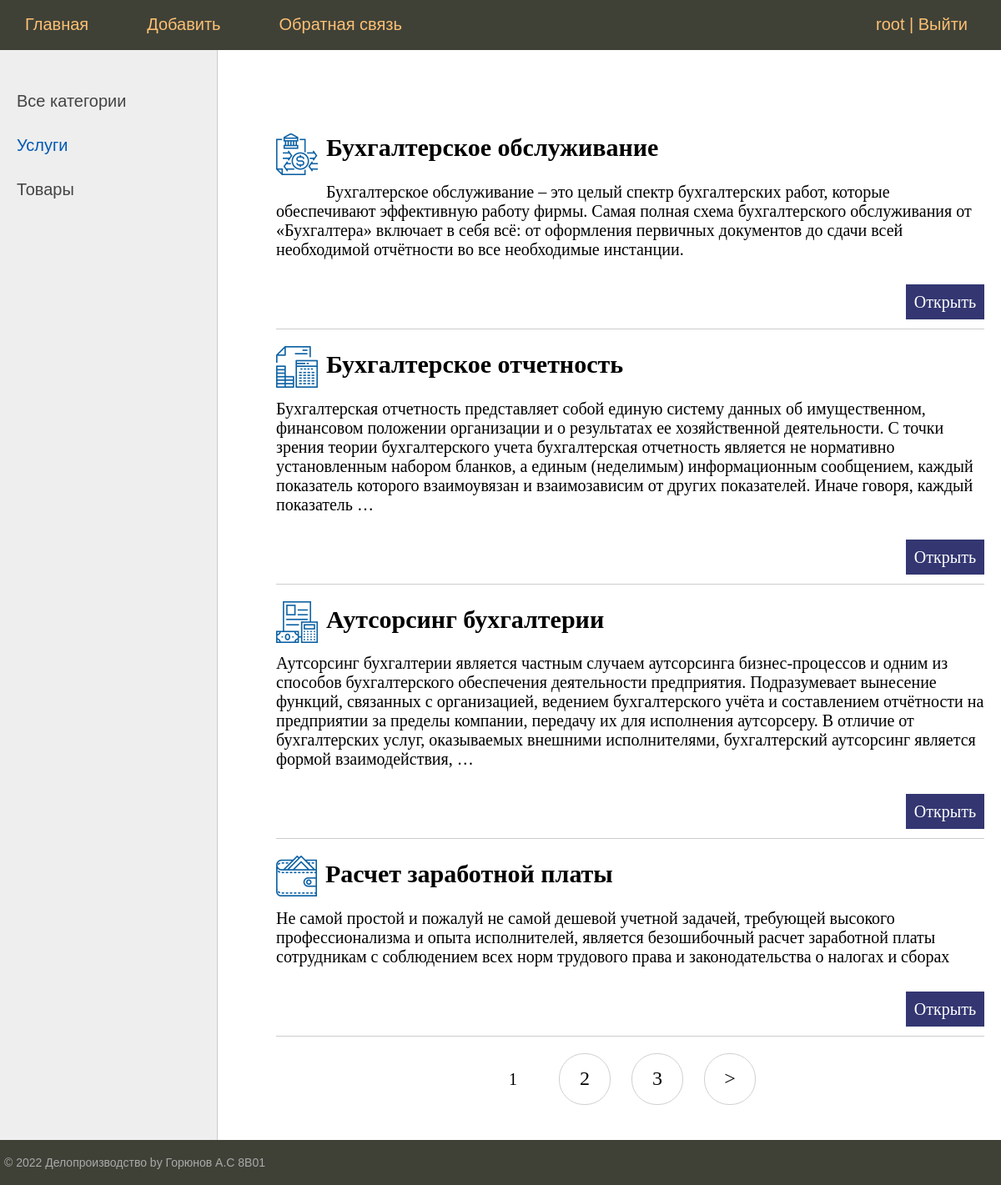
Screenshot of /category/uslugi/ (signed in) with the database file from the repository.
### officework/models.py (models this page shows, shortened)
class Category(models.Model):
    name = models.CharField(max_length=100, db_index=True)
    slug = models.SlugField(max_length=255, unique=True, db_index=True, verbose_name="URL")
    def __str__(self):
        return self.name
    def get_absolute_url(self):
        return reverse('category', kwargs={'cat_slug': self.slug})
    class Meta:
        ordering = ['id']

class Project(models.Model):
    author = models.ForeignKey(User, on_delete=models.CASCADE, verbose_name='Владелец записи', blank=True, null=True)
    title = models.CharField(max_length=255)
    slug = models.SlugField(max_length=255, unique=True, db_index=True, verbose_name="URL")
    content = models.TextField(blank=True)
    photo = models.ImageField(upload_to="photo/%Y/%m/%d/")
    time_create = models.DateTimeField(auto_now_add=True)
    time_update = models.DateTimeField(auto_now=True)
    is_published = models.BooleanField(default=True)
    cat = models.ForeignKey('Category', on_delete=models.PROTECT)
    def get_absolute_url(self):
        return reverse('post', kwargs={'post_slug': self.slug})

### officework/views.py (the view)
# urls.py: path('category/<slug:cat_slug>/', ProjectCategory.as_view(), name='category')
class ProjectCategory(DataMixin, ListView):
    model = Project
    template_name = 'officework/index.html'
    context_object_name = 'posts'
    allow_empty = False
    def get_queryset(self):
        return Project.objects.filter(cat__slug=self.kwargs['cat_slug'], is_published=True)
    def get_context_data(self, *, object_list=None, **kwargs):
        context = super().get_context_data(**kwargs)
        c_def = self.get_user_context(title='Категория - ' + str(context['posts'][0].cat),
                                      cat_selected=context['posts'][0].cat_id)
        return dict(list(context.items()) + list(c_def.items()))

### officework/templatetags/officework_tags.py (called while the page is built)
@register.inclusion_tag('officework/list_categories.html')
def show_categories(sort=None, cat_selected=0):
    if not sort:
        cats = Category.objects.all()
    else:
        cats = Category.objects.order_by(sort)
    return {"cats": cats, "cat_selected": cat_selected}

### officework/utils.py (called while the page is built)
    def get_user_context(self, **kwargs):
        context = kwargs
        user_menu = menu.copy()
        if (not self.request.user.is_superuser) and (not self.request.user.is_staff):
            user_menu.pop(1)
        cats = Category.objects.all()
        context['menu'] = user_menu
        context['cats'] = cats
        if 'cat_selected' not in context:
            context['cat_selected'] = 0
        return context

### officework/templates/officework/index.html (shortened to what this page needs)
{% extends 'officework/base.html' %}
{% block content %}
<ul class="list-articles">
	{% for p in posts %}
	{% if p.photo %}
	<p><img src="{{p.photo.url}}" class="img-article-left thumb"></p>
	{% endif %}
			<li><h2>{{p.title}}</h2>
	{% autoescape on %}
	{{p.content|linebreaks|truncatewords:50}}
	{% endautoescape %}
			<p class="link-read-post"><a href="{{ p.get_absolute_url }}">Открыть</a></p>
			</li>
	{% endfor %}
</ul>
{% endblock %}

### officework/templates/officework/base.html (shortened to what this page needs)
{% load static %}
{% load officework_tags %}
<!DOCTYPE html>
<html>
<head>
	<link type="text/css" href="{% static 'officework/css/styles.css' %}" rel="stylesheet" />
</head>
<body>
<table class="table-page" border=0 cellpadding="0" cellspacing="0">
<tr><td valign=top>
{% block mainmenu %}
		<div class="header">
			<ul id="mainmenu" class="mainmenu">
{% for m in menu %}
			<li><a href="{% url m.url_name %}">{{m.title}}</a></li>
{% endfor %}
				{% if request.user.is_authenticated %}
				<li class="last"> {{user.username}} | <a href="{% url 'logout' %}">Выйти</a></li>
				{% else %}
				<li class="last"><a href="{% url 'register' %}">Регистрация</a> | <a href="{% url 'login' %}">Войти</a></li>
				{% endif %}
			</ul>
		</div>
{% endblock mainmenu %}
<table class="table-content" border=0 cellpadding="0" cellspacing="0">
<tr>
	<td valign="top" class="left-chapters">
	<ul id="leftchapters">
{% if cat_selected == 0 %}
		<li class="selected">Все категории</li>
{% else %}
		<li><a href="{% url 'home' %}">Все категории</a></li>
{% endif %}
{% show_categories cat_selected=cat_selected %}
	</ul>
</td>
<td valign="top" class="content">
	<div class="content-text">
{% block content %}
{% endblock %}
{% if page_obj.has_other_pages %}
<nav class="list-pages">
    <ul>
        {% for p in paginator.page_range %}
		{% if page_obj.number == p %}
		<li class="page-num page-num-selected">{{ p }}</li>
		{% elif p >= page_obj.number|add:-2 and p <= page_obj.number|add:2  %}
        <li class="page-num">
            <a href="?page={{ p }}">{{ p }}</a>
        </li>
		{% endif %}
        {% endfor %}
		{% if page_obj.has_next %}
<li class="page-num">
	<a href="?page={{ page_obj.next_page_number }}">&gt;</a>
</li>
{% endif %}
    </ul>
</nav>
{% endif %}
	</div>
</td></tr></table>
</td></tr>
<tr><td valign=top>
	<div id="footer">
		<p>&copy; 2022 Делопроизводство by Горюнов А.С 8В01
</td></tr></table>
</body>
</html>

### officework/templates/officework/list_categories.html
{% for c in cats %}
		{% if c.pk == cat_selected %}
			<li class="selected">{{c.name}}</li>
		{% else %}
			<li><a href="{{ c.get_absolute_url }}">{{c.name}}</a></li>
		{% endif %}
{% endfor %}

### officework/static/officework/css/styles.css (style rules this page uses)
html, body { font-family: 'Arial'; margin: 0; padding: 0; height: 100%; width: 100%; color: #444; }
a { color: #0059b2; text-decoration: none; }
img { max-width: 600px; height: auto; }
img.img-article-left { max-width: 300px; height: auto; float: left; padding: 0 10px 10px 0; }
img.img-article-left.thumb { max-width: 150px; height: auto; }
p.link-read-post { text-align: right; }
p.link-read-post a { padding: 10px; min-width: 100px; background: #333671; color: #fff; text-decoration: none; }
ul.list-articles { list-style: none; margin: 0; padding: 0; }
ul.list-articles li { border-bottom: 1px solid #ccc; }
.table-page { width: 100%; height: 100%; vertical-align: top; }
.table-page tr { height: 100%; }
.header { background: #3F4137; height: 60px; }
ul.mainmenu { list-style: none; margin: 0; padding: 0; height: 60px; color: #fdc073; font-size: 20px; overflow: hidden; }
ul.mainmenu li { float: left; margin: 18px 40px 0 30px; }
ul.mainmenu li.last { float: right; }
ul.mainmenu li a { color: #fdc073; text-decoration: none; }
.table-content { width: 100%; min-height: 100%; height: 100%; }
.left-chapters { margin: 0; background: #eee; border-right: 1px solid #ccc; min-height: 100%; }
.left-chapters ul { width: 230px; min-height: 100%; margin: 0; padding: 20px 10px 10px 20px; list-style: none; font-size: 20px; }
.left-chapters ul li { margin: 30px 0 0 0; color: #999; }
.left-chapters ul li.selected { color: #0059b2; }
.left-chapters ul li a { color: #444; text-decoration: none; }
.content { padding: 40px 20px 20px 40px; width: 100%; box-sizing: border-box; }
.content-text { margin: 60px 0 0 30px; color: #000; font-size: 20px; font-family: Yandex Sans Display Light; }
#footer { box-sizing: border-box; background: #3F4137; padding: 5px; color: #aaa; font-size: 14px; font-family: Verdana, Geneva, Arial, Helvetica; text-align: left; overflow: hidden; }
.list-pages { text-align: center; margin: 0 0 20px 0; }
.list-pages ul { margin: 20px 0 0 0; padding: 0; list-style: none; }
.list-pages ul li { display: inline-block; margin: 0 20px 0 0; }
.list-pages a { color: #000; font-size: 24px; text-decoration: none; }
.list-pages .page-num, .page-num-selected { display: inline-block; width: 60px; height: 44px; padding: 16px 0 0 0; border: 1px solid #d0d0d0; border-radius: 30px; }
.list-pages .page-num-selected { border: none; color: #000; font-size: 20px; }

### rows the page displays
Category: name "Услуги"
Category: name "Товары"
Project: photo (picture), title "Бухгалтерское обслуживание", content "Бухгалтерское обслуживание – это целый спектр бухгалтерских работ, которые обеспечивают эффективную работу фирмы. Самая полная схема бухгалтерского обслуживания от «Бухгалтера» включает в себя всё: от оформления первичных документов до сдачи всей необходимой отчётности во все необходимые инстанции."
Project: photo (picture), title "Бухгалтерское отчетность", content "Бухгалтерская отчетность представляет собой единую систему данных об имущественном, финансовом положении организации и о результатах ее хозяйственной деятельности. С точки зрения теории бухгалтерского учета бухгалтерская отчетность является не нормативно установленным набором бланков, а единым (неделимым) информационным сообщением, каждый показатель которого взаимоувязан и взаимозависим от других показателей. Иначе говоря, каждый показатель …"
Project: photo (picture), title "Аутсорсинг бухгалтерии", content "Аутсорсинг бухгалтерии является частным случаем аутсорсинга бизнес-процессов и одним из способов бухгалтерского обеспечения деятельности предприятия. Подразумевает вынесение функций, связанных с организацией, ведением бухгалтерского учёта и составлением отчётности на предприятии за пределы компании, передачу их для исполнения аутсорсеру. В отличие от бухгалтерских услуг, оказываемых внешними исполнителями, бухгалтерский аутсорсинг является формой взаимодействия, …"
Project: photo (picture), title "Расчет заработной платы", content "Не самой простой и пожалуй не самой дешевой учетной задачей, требующей высокого профессионализма и опыта исполнителей, является безошибочный расчет заработной платы сотрудникам с соблюдением всех норм трудового права и законодательства о налогах и сборах"

### other values shown
{{ m.title }} "Главная" "Добавить" "Обратная связь"
{{ user.username }} "root"
{{ p }} "1"
{{ p }} "2" "3"
